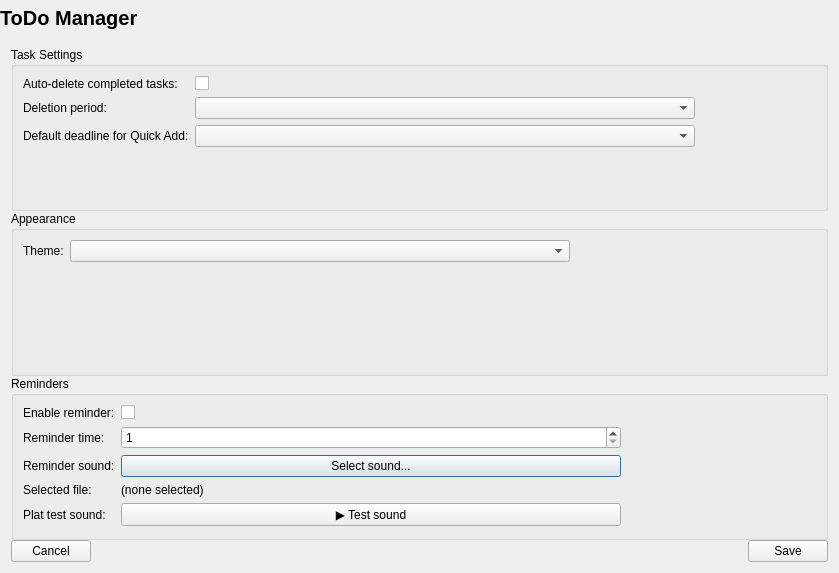
<?xml version="1.0" encoding="UTF-8"?>
<ui version="4.0">
 <class>SettingsWindow</class>
 <widget class="QDialog" name="SettingsWindow">
  <property name="geometry">
   <rect>
    <x>0</x>
    <y>0</y>
    <width>839</width>
    <height>573</height>
   </rect>
  </property>
  <property name="windowTitle">
   <string>Settings</string>
  </property>
  <layout class="QVBoxLayout" name="verticalLayout_3">
   <property name="spacing">
    <number>0</number>
   </property>
   <property name="leftMargin">
    <number>0</number>
   </property>
   <property name="topMargin">
    <number>0</number>
   </property>
   <property name="rightMargin">
    <number>0</number>
   </property>
   <property name="bottomMargin">
    <number>0</number>
   </property>
   <item>
    <layout class="QVBoxLayout" name="verticalLayout_2">
     <property name="spacing">
      <number>0</number>
     </property>
     <item>
      <widget class="QWidget" name="titleBar" native="true">
       <property name="minimumSize">
        <size>
         <width>0</width>
         <height>36</height>
        </size>
       </property>
       <property name="maximumSize">
        <size>
         <width>16777215</width>
         <height>36</height>
        </size>
       </property>
       <layout class="QHBoxLayout" name="horizontalLayout_4">
        <property name="spacing">
         <number>0</number>
        </property>
        <property name="leftMargin">
         <number>0</number>
        </property>
        <property name="topMargin">
         <number>0</number>
        </property>
        <property name="rightMargin">
         <number>0</number>
        </property>
        <property name="bottomMargin">
         <number>0</number>
        </property>
        <item>
         <widget class="QLabel" name="titleLabel">
          <property name="font">
           <font>
            <pointsize>15</pointsize>
            <bold>true</bold>
           </font>
          </property>
          <property name="text">
           <string>ToDo Manager</string>
          </property>
         </widget>
        </item>
        <item>
         <spacer name="horizontalSpacer_3">
          <property name="orientation">
           <enum>Qt::Orientation::Horizontal</enum>
          </property>
          <property name="sizeHint" stdset="0">
           <size>
            <width>40</width>
            <height>20</height>
           </size>
          </property>
         </spacer>
        </item>
        <item>
         <layout class="QHBoxLayout" name="horizontalLayout_3">
          <item>
           <widget class="QPushButton" name="btnClose">
            <property name="minimumSize">
             <size>
              <width>42</width>
              <height>32</height>
             </size>
            </property>
            <property name="maximumSize">
             <size>
              <width>42</width>
              <height>32</height>
             </size>
            </property>
            <property name="focusPolicy">
             <enum>Qt::FocusPolicy::NoFocus</enum>
            </property>
            <property name="text">
             <string/>
            </property>
            <property name="icon">
             <iconset resource="../resources.qrc">
              <normaloff>:/resources/icons/icons-for-window/close-black.png</normaloff>:/resources/icons/icons-for-window/close-black.png</iconset>
            </property>
            <property name="flat">
             <bool>true</bool>
            </property>
           </widget>
          </item>
         </layout>
        </item>
       </layout>
      </widget>
     </item>
     <item>
      <layout class="QVBoxLayout" name="verticalLayout">
       <property name="leftMargin">
        <number>11</number>
       </property>
       <property name="topMargin">
        <number>11</number>
       </property>
       <property name="rightMargin">
        <number>11</number>
       </property>
       <property name="bottomMargin">
        <number>11</number>
       </property>
       <item>
        <widget class="QGroupBox" name="taskGroup">
         <property name="title">
          <string>Task Settings</string>
         </property>
         <layout class="QFormLayout" name="formLayout">
          <item row="1" column="1">
           <widget class="QCheckBox" name="autoDeleteCheck">
            <property name="text">
             <string/>
            </property>
           </widget>
          </item>
          <item row="2" column="0">
           <widget class="QLabel" name="labelDeletePeriod">
            <property name="text">
             <string>Deletion period:</string>
            </property>
           </widget>
          </item>
          <item row="2" column="1">
           <widget class="QComboBox" name="deletePeriodBox">
            <property name="maximumSize">
             <size>
              <width>500</width>
              <height>16777215</height>
             </size>
            </property>
           </widget>
          </item>
          <item row="3" column="0">
           <widget class="QLabel" name="labelDefaultDeadline">
            <property name="text">
             <string>Default deadline for Quick Add:</string>
            </property>
           </widget>
          </item>
          <item row="3" column="1">
           <widget class="QComboBox" name="defaultDeadlineBox">
            <property name="maximumSize">
             <size>
              <width>500</width>
              <height>16777215</height>
             </size>
            </property>
           </widget>
          </item>
          <item row="1" column="0">
           <widget class="QLabel" name="labelAutoDelete">
            <property name="text">
             <string>Auto-delete completed tasks:</string>
            </property>
           </widget>
          </item>
         </layout>
        </widget>
       </item>
       <item>
        <widget class="QGroupBox" name="appearanceGroup">
         <property name="title">
          <string>Appearance</string>
         </property>
         <layout class="QFormLayout" name="formLayout_2">
          <item row="0" column="0">
           <widget class="QLabel" name="labelTheme">
            <property name="text">
             <string>Theme:</string>
            </property>
           </widget>
          </item>
          <item row="0" column="1">
           <widget class="QComboBox" name="themeBox">
            <property name="maximumSize">
             <size>
              <width>500</width>
              <height>16777215</height>
             </size>
            </property>
           </widget>
          </item>
         </layout>
        </widget>
       </item>
       <item>
        <widget class="QGroupBox" name="reminderGroup">
         <property name="title">
          <string>Reminders</string>
         </property>
         <layout class="QFormLayout" name="formLayout_3">
          <item row="0" column="0">
           <widget class="QLabel" name="labelEnableRem">
            <property name="text">
             <string>Enable reminder:</string>
            </property>
           </widget>
          </item>
          <item row="0" column="1">
           <widget class="QCheckBox" name="reminderCheck">
            <property name="text">
             <string/>
            </property>
           </widget>
          </item>
          <item row="2" column="0">
           <widget class="QLabel" name="labelReminderTime">
            <property name="text">
             <string>Reminder time:</string>
            </property>
           </widget>
          </item>
          <item row="2" column="1">
           <widget class="QSpinBox" name="reminderTimeBox">
            <property name="maximumSize">
             <size>
              <width>500</width>
              <height>16777215</height>
             </size>
            </property>
            <property name="minimum">
             <number>1</number>
            </property>
            <property name="maximum">
             <number>1440</number>
            </property>
           </widget>
          </item>
          <item row="3" column="0">
           <widget class="QLabel" name="labelReminderSound">
            <property name="text">
             <string>Reminder sound:</string>
            </property>
           </widget>
          </item>
          <item row="3" column="1">
           <widget class="QPushButton" name="selectSoundButton">
            <property name="maximumSize">
             <size>
              <width>500</width>
              <height>16777215</height>
             </size>
            </property>
            <property name="text">
             <string>Select sound...</string>
            </property>
           </widget>
          </item>
          <item row="4" column="0">
           <widget class="QLabel" name="labelSoundPath_2">
            <property name="text">
             <string>Selected file:</string>
            </property>
           </widget>
          </item>
          <item row="4" column="1">
           <widget class="QLabel" name="labelSoundPath">
            <property name="text">
             <string>(none selected)</string>
            </property>
           </widget>
          </item>
          <item row="5" column="0">
           <widget class="QLabel" name="testLabel">
            <property name="text">
             <string>Plat test sound:</string>
            </property>
           </widget>
          </item>
          <item row="5" column="1">
           <widget class="QPushButton" name="testSoundButton">
            <property name="maximumSize">
             <size>
              <width>500</width>
              <height>16777215</height>
             </size>
            </property>
            <property name="text">
             <string>▶ Test sound</string>
            </property>
           </widget>
          </item>
         </layout>
        </widget>
       </item>
       <item>
        <layout class="QHBoxLayout" name="horizontalLayout">
         <item>
          <widget class="QPushButton" name="cancelButton">
           <property name="text">
            <string>Cancel</string>
           </property>
          </widget>
         </item>
         <item>
          <spacer name="horizontalSpacer">
           <property name="orientation">
            <enum>Qt::Orientation::Horizontal</enum>
           </property>
           <property name="sizeHint" stdset="0">
            <size>
             <width>40</width>
             <height>20</height>
            </size>
           </property>
          </spacer>
         </item>
         <item>
          <widget class="QPushButton" name="saveButton">
           <property name="text">
            <string>Save</string>
           </property>
          </widget>
         </item>
        </layout>
       </item>
      </layout>
     </item>
    </layout>
   </item>
  </layout>
 </widget>
 <resources>
  <include location="../resources.qrc"/>
 </resources>
 <connections/>
</ui>
